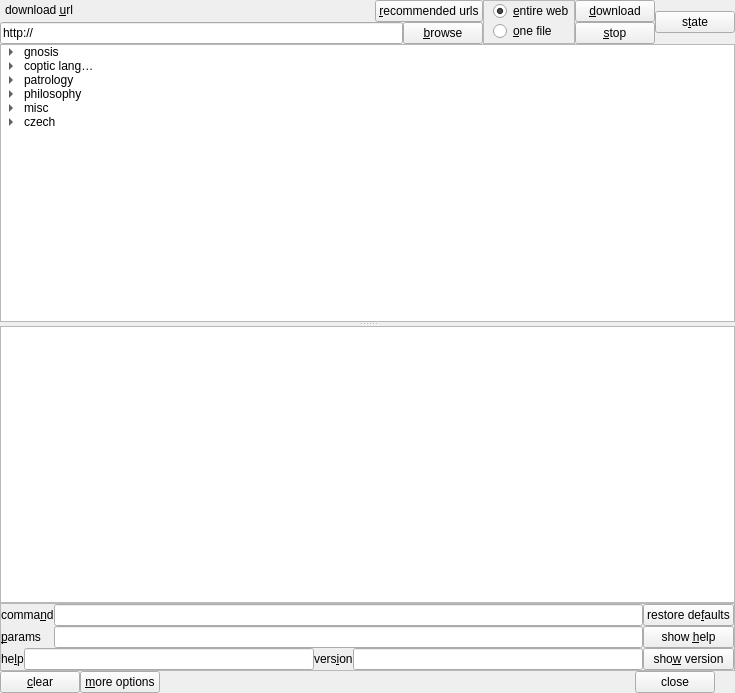
<?xml version="1.0" encoding="UTF-8"?>
<ui version="4.0">
 <class>MDownloadWeb</class>
 <widget class="QWidget" name="MDownloadWeb">
  <property name="geometry">
   <rect>
    <x>0</x>
    <y>0</y>
    <width>735</width>
    <height>693</height>
   </rect>
  </property>
  <property name="windowTitle">
   <string>Marcion | download web</string>
  </property>
  <property name="windowIcon">
   <iconset resource="resfile.qrc">
    <normaloff>:/new/icons/icons/downweb.png</normaloff>:/new/icons/icons/downweb.png</iconset>
  </property>
  <layout class="QVBoxLayout" name="verticalLayout_6">
   <item>
    <layout class="QHBoxLayout" name="horizontalLayout_3">
     <item>
      <layout class="QVBoxLayout" name="verticalLayout_5">
       <item>
        <layout class="QHBoxLayout" name="horizontalLayout">
         <item>
          <widget class="QLabel" name="label">
           <property name="sizePolicy">
            <sizepolicy hsizetype="Expanding" vsizetype="Preferred">
             <horstretch>0</horstretch>
             <verstretch>0</verstretch>
            </sizepolicy>
           </property>
           <property name="text">
            <string>download &amp;url</string>
           </property>
           <property name="alignment">
            <set>Qt::AlignBottom|Qt::AlignLeading|Qt::AlignLeft</set>
           </property>
           <property name="margin">
            <number>0</number>
           </property>
           <property name="indent">
            <number>5</number>
           </property>
           <property name="textInteractionFlags">
            <set>Qt::NoTextInteraction</set>
           </property>
           <property name="buddy">
            <cstring>txtUrl</cstring>
           </property>
          </widget>
         </item>
         <item>
          <widget class="QPushButton" name="btRec">
           <property name="text">
            <string>&amp;recommended urls</string>
           </property>
           <property name="checkable">
            <bool>true</bool>
           </property>
          </widget>
         </item>
        </layout>
       </item>
       <item>
        <layout class="QHBoxLayout" name="horizontalLayout_6">
         <item>
          <widget class="QLineEdit" name="txtUrl">
           <property name="minimumSize">
            <size>
             <width>0</width>
             <height>0</height>
            </size>
           </property>
           <property name="maximumSize">
            <size>
             <width>16777215</width>
             <height>16777215</height>
            </size>
           </property>
           <property name="text">
            <string notr="true">http://</string>
           </property>
          </widget>
         </item>
         <item>
          <widget class="QPushButton" name="btBrowse">
           <property name="text">
            <string>&amp;browse</string>
           </property>
          </widget>
         </item>
        </layout>
       </item>
      </layout>
     </item>
     <item>
      <widget class="QFrame" name="frame">
       <property name="frameShape">
        <enum>QFrame::StyledPanel</enum>
       </property>
       <property name="frameShadow">
        <enum>QFrame::Raised</enum>
       </property>
       <layout class="QVBoxLayout" name="verticalLayout_3">
        <property name="spacing">
         <number>0</number>
        </property>
        <property name="leftMargin">
         <number>9</number>
        </property>
        <property name="topMargin">
         <number>0</number>
        </property>
        <property name="bottomMargin">
         <number>0</number>
        </property>
        <item>
         <widget class="QRadioButton" name="rbWeb">
          <property name="text">
           <string>&amp;entire web</string>
          </property>
          <property name="checked">
           <bool>true</bool>
          </property>
         </widget>
        </item>
        <item>
         <widget class="QRadioButton" name="rbFile">
          <property name="text">
           <string>&amp;one file</string>
          </property>
         </widget>
        </item>
       </layout>
      </widget>
     </item>
     <item>
      <layout class="QVBoxLayout" name="verticalLayout_4">
       <item>
        <widget class="QPushButton" name="btStart">
         <property name="text">
          <string>&amp;download</string>
         </property>
         <property name="icon">
          <iconset resource="resfile.qrc">
           <normaloff>:/new/icons/icons/downweb.png</normaloff>:/new/icons/icons/downweb.png</iconset>
         </property>
        </widget>
       </item>
       <item>
        <widget class="QPushButton" name="btStop">
         <property name="text">
          <string>&amp;stop</string>
         </property>
         <property name="icon">
          <iconset resource="resfile.qrc">
           <normaloff>:/new/icons/icons/stop.png</normaloff>:/new/icons/icons/stop.png</iconset>
         </property>
        </widget>
       </item>
      </layout>
     </item>
     <item>
      <widget class="QPushButton" name="btState">
       <property name="text">
        <string>s&amp;tate</string>
       </property>
       <property name="icon">
        <iconset resource="resfile.qrc">
         <normaloff>:/new/icons/icons/qmark.png</normaloff>:/new/icons/icons/qmark.png</iconset>
       </property>
      </widget>
     </item>
    </layout>
   </item>
   <item>
    <widget class="MFileChooser" name="wdgDir" native="true"/>
   </item>
   <item>
    <widget class="QSplitter" name="splitter">
     <property name="orientation">
      <enum>Qt::Vertical</enum>
     </property>
     <widget class="QTreeWidget" name="treeSites">
      <property name="selectionMode">
       <enum>QAbstractItemView::NoSelection</enum>
      </property>
      <attribute name="headerVisible">
       <bool>false</bool>
      </attribute>
      <column>
       <property name="text">
        <string>site</string>
       </property>
      </column>
      <column>
       <property name="text">
        <string>web/file</string>
       </property>
      </column>
      <item>
       <property name="text">
        <string>gnosis</string>
       </property>
       <property name="icon">
        <iconset resource="resfile.qrc">
         <normaloff>:/new/icons/icons/folder.png</normaloff>:/new/icons/icons/folder.png</iconset>
       </property>
       <item>
        <property name="text">
         <string>www.gnosis.org/library.html</string>
        </property>
        <property name="icon">
         <iconset resource="resfile.qrc">
          <normaloff>:/new/icons/icons/web.png</normaloff>:/new/icons/icons/web.png</iconset>
        </property>
        <property name="text">
         <string>web</string>
        </property>
       </item>
      </item>
      <item>
       <property name="text">
        <string>coptic language</string>
       </property>
       <property name="icon">
        <iconset resource="resfile.qrc">
         <normaloff>:/new/icons/icons/folder.png</normaloff>:/new/icons/icons/folder.png</iconset>
       </property>
       <item>
        <property name="text">
         <string>www.metalog.org/</string>
        </property>
        <property name="icon">
         <iconset resource="resfile.qrc">
          <normaloff>:/new/icons/icons/web.png</normaloff>:/new/icons/icons/web.png</iconset>
        </property>
        <property name="text">
         <string>web</string>
        </property>
       </item>
      </item>
      <item>
       <property name="text">
        <string>patrology</string>
       </property>
       <property name="icon">
        <iconset resource="resfile.qrc">
         <normaloff>:/new/icons/icons/folder.png</normaloff>:/new/icons/icons/folder.png</iconset>
       </property>
       <item>
        <property name="text">
         <string>www.newadvent.org/fathers/</string>
        </property>
        <property name="icon">
         <iconset resource="resfile.qrc">
          <normaloff>:/new/icons/icons/web.png</normaloff>:/new/icons/icons/web.png</iconset>
        </property>
        <property name="text">
         <string>web</string>
        </property>
       </item>
      </item>
      <item>
       <property name="text">
        <string>philosophy</string>
       </property>
       <property name="icon">
        <iconset resource="resfile.qrc">
         <normaloff>:/new/icons/icons/folder.png</normaloff>:/new/icons/icons/folder.png</iconset>
       </property>
       <item>
        <property name="text">
         <string>classics.mit.edu/Plotinus/enneads.html</string>
        </property>
        <property name="icon">
         <iconset resource="resfile.qrc">
          <normaloff>:/new/icons/icons/web.png</normaloff>:/new/icons/icons/web.png</iconset>
        </property>
        <property name="text">
         <string>web</string>
        </property>
       </item>
       <item>
        <property name="text">
         <string>sacred-texts.com/</string>
        </property>
        <property name="icon">
         <iconset resource="resfile.qrc">
          <normaloff>:/new/icons/icons/web.png</normaloff>:/new/icons/icons/web.png</iconset>
        </property>
        <property name="text">
         <string>web</string>
        </property>
       </item>
       <item>
        <property name="text">
         <string>www.levity.com/alchemy/corpherm.html</string>
        </property>
        <property name="icon">
         <iconset resource="resfile.qrc">
          <normaloff>:/new/icons/icons/web.png</normaloff>:/new/icons/icons/web.png</iconset>
        </property>
        <property name="text">
         <string>web</string>
        </property>
       </item>
      </item>
      <item>
       <property name="text">
        <string>misc</string>
       </property>
       <property name="icon">
        <iconset resource="resfile.qrc">
         <normaloff>:/new/icons/icons/folder.png</normaloff>:/new/icons/icons/folder.png</iconset>
       </property>
       <item>
        <property name="text">
         <string>www.avesta.org/avesta.html#zscript</string>
        </property>
        <property name="icon">
         <iconset resource="resfile.qrc">
          <normaloff>:/new/icons/icons/web.png</normaloff>:/new/icons/icons/web.png</iconset>
        </property>
        <property name="text">
         <string>web</string>
        </property>
       </item>
       <item>
        <property name="text">
         <string>www.accesstoinsight.org/tipitaka/</string>
        </property>
        <property name="icon">
         <iconset resource="resfile.qrc">
          <normaloff>:/new/icons/icons/web.png</normaloff>:/new/icons/icons/web.png</iconset>
        </property>
        <property name="text">
         <string>web</string>
        </property>
       </item>
       <item>
        <property name="text">
         <string>cornerstonepublications.org/Philo/</string>
        </property>
        <property name="icon">
         <iconset resource="resfile.qrc">
          <normaloff>:/new/icons/icons/web.png</normaloff>:/new/icons/icons/web.png</iconset>
        </property>
        <property name="text">
         <string>web</string>
        </property>
       </item>
       <item>
        <property name="text">
         <string>www.fas.harvard.edu/~iranian/Manicheism/</string>
        </property>
        <property name="icon">
         <iconset resource="resfile.qrc">
          <normaloff>:/new/icons/icons/web.png</normaloff>:/new/icons/icons/web.png</iconset>
        </property>
        <property name="text">
         <string>web</string>
        </property>
       </item>
      </item>
      <item>
       <property name="text">
        <string>czech</string>
       </property>
       <property name="icon">
        <iconset resource="resfile.qrc">
         <normaloff>:/new/icons/icons/folder.png</normaloff>:/new/icons/icons/folder.png</iconset>
       </property>
       <item>
        <property name="text">
         <string>fysis.cz/presokratici/vstup/3DK.htm</string>
        </property>
        <property name="icon">
         <iconset resource="resfile.qrc">
          <normaloff>:/new/icons/icons/web.png</normaloff>:/new/icons/icons/web.png</iconset>
        </property>
        <property name="text">
         <string>web</string>
        </property>
       </item>
       <item>
        <property name="text">
         <string>www.fatym.com/taf/knihy/patrol/index.htm</string>
        </property>
        <property name="icon">
         <iconset resource="resfile.qrc">
          <normaloff>:/new/icons/icons/web.png</normaloff>:/new/icons/icons/web.png</iconset>
        </property>
        <property name="text">
         <string>web</string>
        </property>
       </item>
       <item>
        <property name="text">
         <string>dhammadesana.110mb.com/</string>
        </property>
        <property name="icon">
         <iconset resource="resfile.qrc">
          <normaloff>:/new/icons/icons/web.png</normaloff>:/new/icons/icons/web.png</iconset>
        </property>
        <property name="text">
         <string>web</string>
        </property>
       </item>
      </item>
     </widget>
     <widget class="CMsgBrowser" name="textBrowser">
      <property name="acceptRichText">
       <bool>false</bool>
      </property>
      <property name="openLinks">
       <bool>false</bool>
      </property>
     </widget>
    </widget>
   </item>
   <item>
    <widget class="QFrame" name="frmDetails">
     <property name="frameShape">
      <enum>QFrame::StyledPanel</enum>
     </property>
     <property name="frameShadow">
      <enum>QFrame::Raised</enum>
     </property>
     <layout class="QHBoxLayout" name="horizontalLayout_5">
      <item>
       <layout class="QVBoxLayout" name="verticalLayout_2">
        <item>
         <layout class="QGridLayout" name="gridLayout">
          <item row="0" column="0">
           <widget class="QLabel" name="label_3">
            <property name="text">
             <string>comma&amp;nd</string>
            </property>
            <property name="buddy">
             <cstring>txtCmd</cstring>
            </property>
           </widget>
          </item>
          <item row="0" column="1">
           <widget class="QLineEdit" name="txtCmd"/>
          </item>
          <item row="1" column="0">
           <widget class="QLabel" name="label_4">
            <property name="text">
             <string>&amp;params</string>
            </property>
            <property name="buddy">
             <cstring>txtParams</cstring>
            </property>
           </widget>
          </item>
          <item row="1" column="1">
           <widget class="QLineEdit" name="txtParams"/>
          </item>
         </layout>
        </item>
        <item>
         <layout class="QHBoxLayout" name="horizontalLayout_4">
          <item>
           <widget class="QLabel" name="label_5">
            <property name="text">
             <string>he&amp;lp</string>
            </property>
            <property name="buddy">
             <cstring>txtHelp</cstring>
            </property>
           </widget>
          </item>
          <item>
           <widget class="QLineEdit" name="txtHelp"/>
          </item>
          <item>
           <widget class="QLabel" name="label_6">
            <property name="text">
             <string>vers&amp;ion</string>
            </property>
            <property name="buddy">
             <cstring>txtVersion</cstring>
            </property>
           </widget>
          </item>
          <item>
           <widget class="QLineEdit" name="txtVersion"/>
          </item>
         </layout>
        </item>
       </layout>
      </item>
      <item>
       <layout class="QVBoxLayout" name="verticalLayout">
        <item>
         <widget class="QPushButton" name="btDefault">
          <property name="text">
           <string>restore de&amp;faults</string>
          </property>
         </widget>
        </item>
        <item>
         <widget class="QPushButton" name="btTest">
          <property name="text">
           <string>show &amp;help</string>
          </property>
         </widget>
        </item>
        <item>
         <widget class="QPushButton" name="btVersion">
          <property name="text">
           <string>sho&amp;w version</string>
          </property>
         </widget>
        </item>
       </layout>
      </item>
     </layout>
    </widget>
   </item>
   <item>
    <layout class="QHBoxLayout" name="horizontalLayout_2">
     <property name="rightMargin">
      <number>20</number>
     </property>
     <item>
      <widget class="QPushButton" name="btClear">
       <property name="text">
        <string>&amp;clear</string>
       </property>
      </widget>
     </item>
     <item>
      <widget class="QPushButton" name="btDetails">
       <property name="text">
        <string>&amp;more options</string>
       </property>
       <property name="checkable">
        <bool>true</bool>
       </property>
      </widget>
     </item>
     <item>
      <spacer name="horizontalSpacer">
       <property name="orientation">
        <enum>Qt::Horizontal</enum>
       </property>
       <property name="sizeHint" stdset="0">
        <size>
         <width>40</width>
         <height>20</height>
        </size>
       </property>
      </spacer>
     </item>
     <item>
      <widget class="QPushButton" name="btClose">
       <property name="text">
        <string>close</string>
       </property>
       <property name="icon">
        <iconset resource="resfile.qrc">
         <normaloff>:/new/icons/icons/stop.png</normaloff>:/new/icons/icons/stop.png</iconset>
       </property>
       <property name="shortcut">
        <string>Esc</string>
       </property>
      </widget>
     </item>
    </layout>
   </item>
  </layout>
 </widget>
 <layoutdefault spacing="0" margin="0"/>
 <customwidgets>
  <customwidget>
   <class>CMsgBrowser</class>
   <extends>QTextBrowser</extends>
   <header>cmsgbrowser.h</header>
  </customwidget>
  <customwidget>
   <class>MFileChooser</class>
   <extends>QWidget</extends>
   <header>filechooser.h</header>
   <container>1</container>
  </customwidget>
 </customwidgets>
 <resources>
  <include location="resfile.qrc"/>
 </resources>
 <connections/>
</ui>
